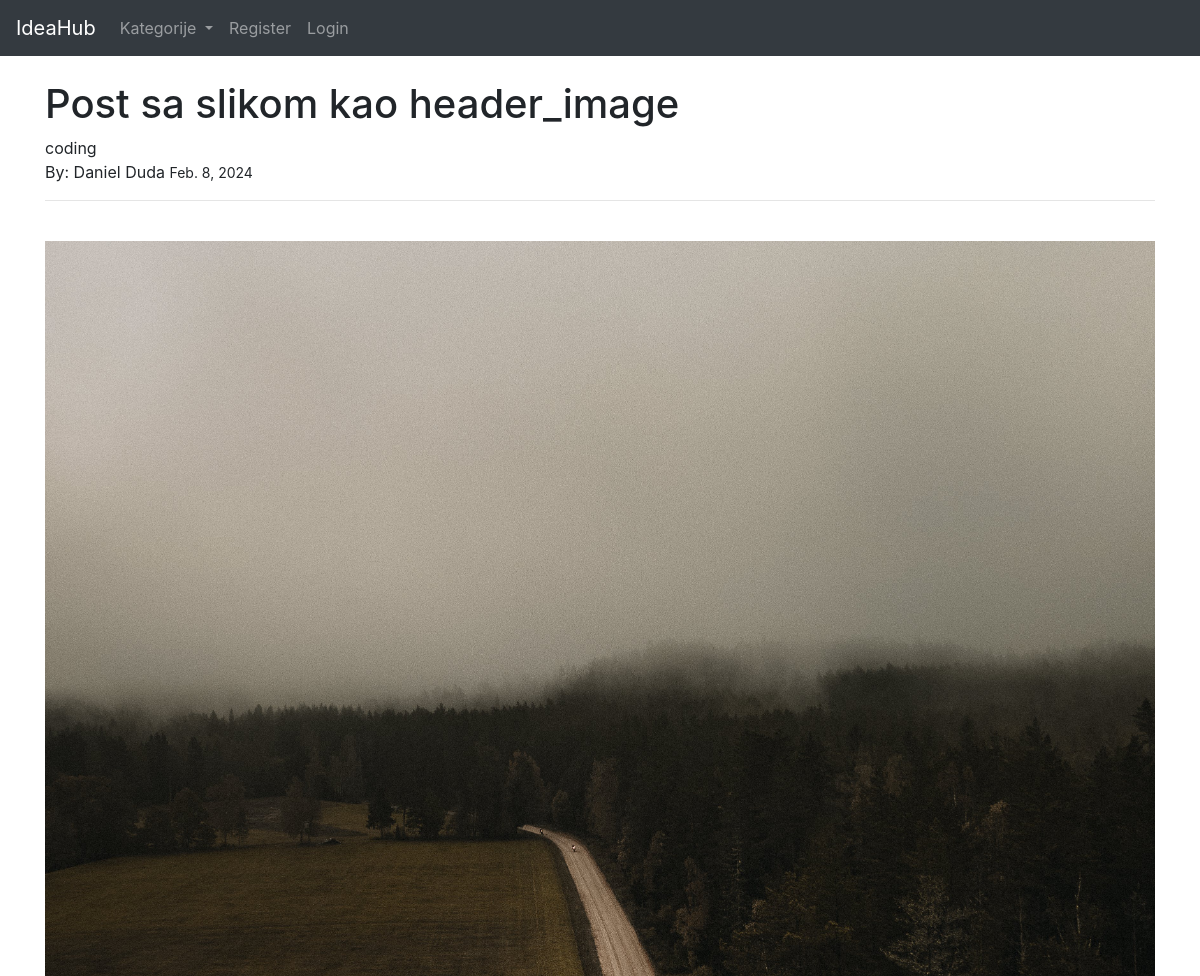
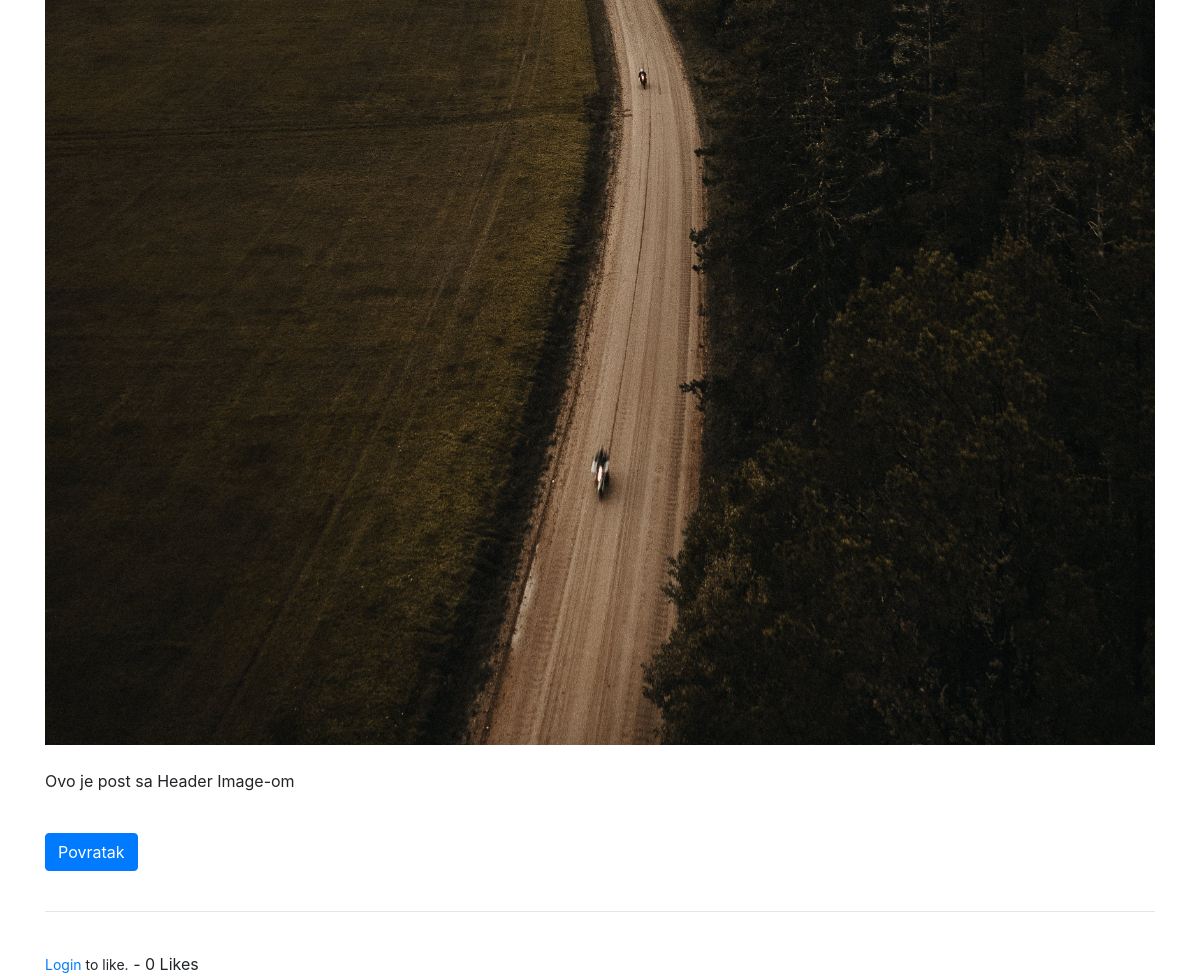
The page /ideja/15 on the database its author committed (2 pictures, top to bottom).
### IdeaHub/models.py (models this page shows, shortened)
class Post(models.Model):
    title = models.CharField(max_length=255)
    title_tag = models.CharField(max_length=255, default="IdeaHub")
    header_image = models.ImageField(null=True, blank=True, upload_to="images/")
    author = models.ForeignKey(User, on_delete=models.CASCADE)
    body = models.TextField()
    post_date = models.DateField(auto_now_add=True)
    category = models.CharField(max_length=255, default='undefined')
    likes = models.ManyToManyField(User, related_name="blog_posts") # ManyToMany --> post_id + user_id
    def total_likes(self):
        return self.likes.count()

### IdeaHub/views.py (the view)
# urls.py: path('ideja/<int:pk>', IdeaDetailView.as_view(), name='idea_detail'),
class IdeaDetailView(DetailView):
    model = Post
    template_name = 'idea_details.html'
    def get_context_data(self, *args, **kwargs):
        context = super(IdeaDetailView, self).get_context_data()
        stuff = get_object_or_404(Post, id=self.kwargs['pk'])
        total_likes = stuff.total_likes()  # total_likes --> function from models
        liked = False
        if stuff.likes.filter(id=self.request.user.id).exists():
            liked = True
        context["total_likes"] = total_likes
        context["liked"] = liked
        return context

### IdeaHub/context_processors.py (called while the page is built)
def category_menu(request):
    return {'category_menu': Category.objects.all()}

### IdeaHub/models.py (called while the page is built)
    def __str__(self):
        return self.name

### IdeaHub/templates/idea_details.html (shortened to what this page needs)
{% extends "base_generic.html" %}
        {% block content %}
            <h1>{{post.title}} </h1>
            {{post.category}}
            <br/>
            By: {{post.author.first_name}} {{post.author.last_name}}
            <small> {{post.post_date}} </small>
            <br/>
            <hr>
            <br/>
            <div class="post-content">
                {% if post.header_image %}
                    <img src="{{ post.header_image.url }}">
                    <br/><br/>
                {% endif %}
                {{ post.body|safe }}
            </div>
            <br/>
            <a href="{% url 'IdeaHub:homepage' %}" class="btn btn-primary">Povratak</a>
            <br/><br/>
            <hr>
            <br/>
            <form action="{% url 'IdeaHub:like_post' post.pk %}" method="POST">
                {% if user.is_authenticated %}
                    {% if liked %}
                        <button type="submit", name="post_id", value="{{post.id}}", class="btn btn-danger">Ne sviđa mi se</button>
                    {% else %}
                        <button type="submit", name="post_id", value="{{post.id}}", class="btn btn-primary">Sviđa mi se</button>
                    {% endif %}
                {% else %}
                    <small><a href="{% url 'login' %}"> Login</a> to like.</small>
                {% endif %}
                - {{ total_likes }} Likes
            </form>
        {% endblock %}

### rows shown on the page
Post: title "Post sa slikom kao header_image", category "coding", author.first_name "Daniel", author.last_name "Duda", post_date "Feb. 8, 2024", header_image (picture), body "Ovo je post sa Header Image-om"

### other values the page prints
{{ total_likes }} "0"
